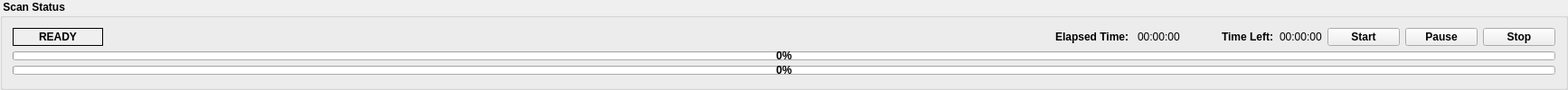
     <widget class="QGroupBox" name="groupBox">
      <property name="maximumSize">
       <size>
        <width>16777215</width>
        <height>16777215</height>
       </size>
      </property>
      <property name="font">
       <font>
        <weight>75</weight>
        <bold>true</bold>
       </font>
      </property>
      <property name="title">
       <string> Scan Status </string>
      </property>
      <property name="flat">
       <bool>false</bool>
      </property>
      <layout class="QVBoxLayout" name="verticalLayout_4">
       <item>
        <layout class="QHBoxLayout" name="horizontalLayout_11">
         <item>
          <widget class="QLabel" name="scanActionLbl">
           <property name="minimumSize">
            <size>
             <width>100</width>
             <height>0</height>
            </size>
           </property>
           <property name="autoFillBackground">
            <bool>true</bool>
           </property>
           <property name="frameShape">
            <enum>QFrame::Box</enum>
           </property>
           <property name="text">
            <string>READY</string>
           </property>
           <property name="textFormat">
            <enum>Qt::LogText</enum>
           </property>
           <property name="alignment">
            <set>Qt::AlignCenter</set>
           </property>
          </widget>
         </item>
         <item>
          <widget class="QLabel" name="scanDirLbl">
           <property name="minimumSize">
            <size>
             <width>550</width>
             <height>0</height>
            </size>
           </property>
           <property name="palette">
            <palette>
             <active>
              <colorrole role="Text">
               <brush brushstyle="SolidPattern">
                <color alpha="255">
                 <red>0</red>
                 <green>0</green>
                 <blue>255</blue>
                </color>
               </brush>
              </colorrole>
             </active>
             <inactive>
              <colorrole role="Text">
               <brush brushstyle="SolidPattern">
                <color alpha="255">
                 <red>0</red>
                 <green>0</green>
                 <blue>255</blue>
                </color>
               </brush>
              </colorrole>
             </inactive>
             <disabled>
              <colorrole role="Text">
               <brush brushstyle="SolidPattern">
                <color alpha="255">
                 <red>110</red>
                 <green>110</green>
                 <blue>110</blue>
                </color>
               </brush>
              </colorrole>
             </disabled>
            </palette>
           </property>
           <property name="text">
            <string/>
           </property>
           <property name="textFormat">
            <enum>Qt::LogText</enum>
           </property>
          </widget>
         </item>
         <item>
          <spacer name="horizontalSpacer_2">
           <property name="orientation">
            <enum>Qt::Horizontal</enum>
           </property>
           <property name="sizeHint" stdset="0">
            <size>
             <width>10</width>
             <height>20</height>
            </size>
           </property>
          </spacer>
         </item>
         <item>
          <widget class="QLabel" name="imgFnameLbl">
           <property name="minimumSize">
            <size>
             <width>175</width>
             <height>0</height>
            </size>
           </property>
           <property name="palette">
            <palette>
             <active>
              <colorrole role="Text">
               <brush brushstyle="SolidPattern">
                <color alpha="255">
                 <red>0</red>
                 <green>0</green>
                 <blue>255</blue>
                </color>
               </brush>
              </colorrole>
             </active>
             <inactive>
              <colorrole role="Text">
               <brush brushstyle="SolidPattern">
                <color alpha="255">
                 <red>0</red>
                 <green>0</green>
                 <blue>255</blue>
                </color>
               </brush>
              </colorrole>
             </inactive>
             <disabled>
              <colorrole role="Text">
               <brush brushstyle="SolidPattern">
                <color alpha="255">
                 <red>110</red>
                 <green>110</green>
                 <blue>110</blue>
                </color>
               </brush>
              </colorrole>
             </disabled>
            </palette>
           </property>
           <property name="font">
            <font>
             <weight>75</weight>
             <bold>true</bold>
            </font>
           </property>
           <property name="text">
            <string/>
           </property>
           <property name="textFormat">
            <enum>Qt::LogText</enum>
           </property>
          </widget>
         </item>
         <item>
          <layout class="QHBoxLayout" name="horizontalLayout_10">
           <item>
            <spacer name="horizontalSpacer_3">
             <property name="orientation">
              <enum>Qt::Horizontal</enum>
             </property>
             <property name="sizeHint" stdset="0">
              <size>
               <width>300</width>
               <height>20</height>
              </size>
             </property>
            </spacer>
           </item>
           <item>
            <widget class="QLabel" name="label_4">
             <property name="text">
              <string>Elapsed Time: </string>
             </property>
            </widget>
           </item>
           <item>
            <widget class="QLabel" name="elapsedTimeLbl">
             <property name="palette">
              <palette>
               <active>
                <colorrole role="Text">
                 <brush brushstyle="SolidPattern">
                  <color alpha="255">
                   <red>0</red>
                   <green>0</green>
                   <blue>255</blue>
                  </color>
                 </brush>
                </colorrole>
               </active>
               <inactive>
                <colorrole role="Text">
                 <brush brushstyle="SolidPattern">
                  <color alpha="255">
                   <red>0</red>
                   <green>0</green>
                   <blue>255</blue>
                  </color>
                 </brush>
                </colorrole>
               </inactive>
               <disabled>
                <colorrole role="Text">
                 <brush brushstyle="SolidPattern">
                  <color alpha="255">
                   <red>110</red>
                   <green>110</green>
                   <blue>110</blue>
                  </color>
                 </brush>
                </colorrole>
               </disabled>
              </palette>
             </property>
             <property name="font">
              <font>
               <weight>50</weight>
               <bold>false</bold>
              </font>
             </property>
             <property name="text">
              <string>00:00:00</string>
             </property>
            </widget>
           </item>
          </layout>
         </item>
         <item>
          <spacer name="horizontalSpacer">
           <property name="orientation">
            <enum>Qt::Horizontal</enum>
           </property>
           <property name="sizeHint" stdset="0">
            <size>
             <width>40</width>
             <height>20</height>
            </size>
           </property>
          </spacer>
         </item>
         <item>
          <layout class="QHBoxLayout" name="horizontalLayout_9">
           <item>
            <widget class="QLabel" name="label_6">
             <property name="text">
              <string>Time Left:</string>
             </property>
            </widget>
           </item>
           <item>
            <widget class="QLabel" name="timeLeftLbl">
             <property name="palette">
              <palette>
               <active>
                <colorrole role="Text">
                 <brush brushstyle="SolidPattern">
                  <color alpha="255">
                   <red>0</red>
                   <green>0</green>
                   <blue>255</blue>
                  </color>
                 </brush>
                </colorrole>
               </active>
               <inactive>
                <colorrole role="Text">
                 <brush brushstyle="SolidPattern">
                  <color alpha="255">
                   <red>0</red>
                   <green>0</green>
                   <blue>255</blue>
                  </color>
                 </brush>
                </colorrole>
               </inactive>
               <disabled>
                <colorrole role="Text">
                 <brush brushstyle="SolidPattern">
                  <color alpha="255">
                   <red>110</red>
                   <green>110</green>
                   <blue>110</blue>
                  </color>
                 </brush>
                </colorrole>
               </disabled>
              </palette>
             </property>
             <property name="font">
              <font>
               <weight>50</weight>
               <bold>false</bold>
              </font>
             </property>
             <property name="text">
              <string>00:00:00</string>
             </property>
            </widget>
           </item>
          </layout>
         </item>
         <item>
          <layout class="QHBoxLayout" name="horizontalLayout_8">
           <item>
            <widget class="QPushButton" name="startBtn">
             <property name="enabled">
              <bool>true</bool>
             </property>
             <property name="maximumSize">
              <size>
               <width>16777215</width>
               <height>20</height>
              </size>
             </property>
             <property name="text">
              <string>Start</string>
             </property>
            </widget>
           </item>
           <item>
            <widget class="QPushButton" name="pauseBtn">
             <property name="enabled">
              <bool>true</bool>
             </property>
             <property name="maximumSize">
              <size>
               <width>16777215</width>
               <height>20</height>
              </size>
             </property>
             <property name="text">
              <string>Pause</string>
             </property>
             <property name="checkable">
              <bool>true</bool>
             </property>
            </widget>
           </item>
           <item>
            <widget class="QPushButton" name="stopBtn">
             <property name="enabled">
              <bool>true</bool>
             </property>
             <property name="maximumSize">
              <size>
               <width>16777215</width>
               <height>20</height>
              </size>
             </property>
             <property name="text">
              <string>Stop</string>
             </property>
            </widget>
           </item>
          </layout>
         </item>
        </layout>
       </item>
       <item>
        <widget class="QProgressBar" name="curImgProgBar">
         <property name="minimumSize">
          <size>
           <width>0</width>
           <height>10</height>
          </size>
         </property>
         <property name="maximumSize">
          <size>
           <width>16777215</width>
           <height>10</height>
          </size>
         </property>
         <property name="value">
          <number>0</number>
         </property>
         <property name="invertedAppearance">
          <bool>false</bool>
         </property>
        </widget>
       </item>
       <item>
        <widget class="QProgressBar" name="totalProgBar">
         <property name="minimumSize">
          <size>
           <width>0</width>
           <height>10</height>
          </size>
         </property>
         <property name="maximumSize">
          <size>
           <width>16777215</width>
           <height>10</height>
          </size>
         </property>
         <property name="value">
          <number>0</number>
         </property>
        </widget>
       </item>
      </layout>
     </widget>
